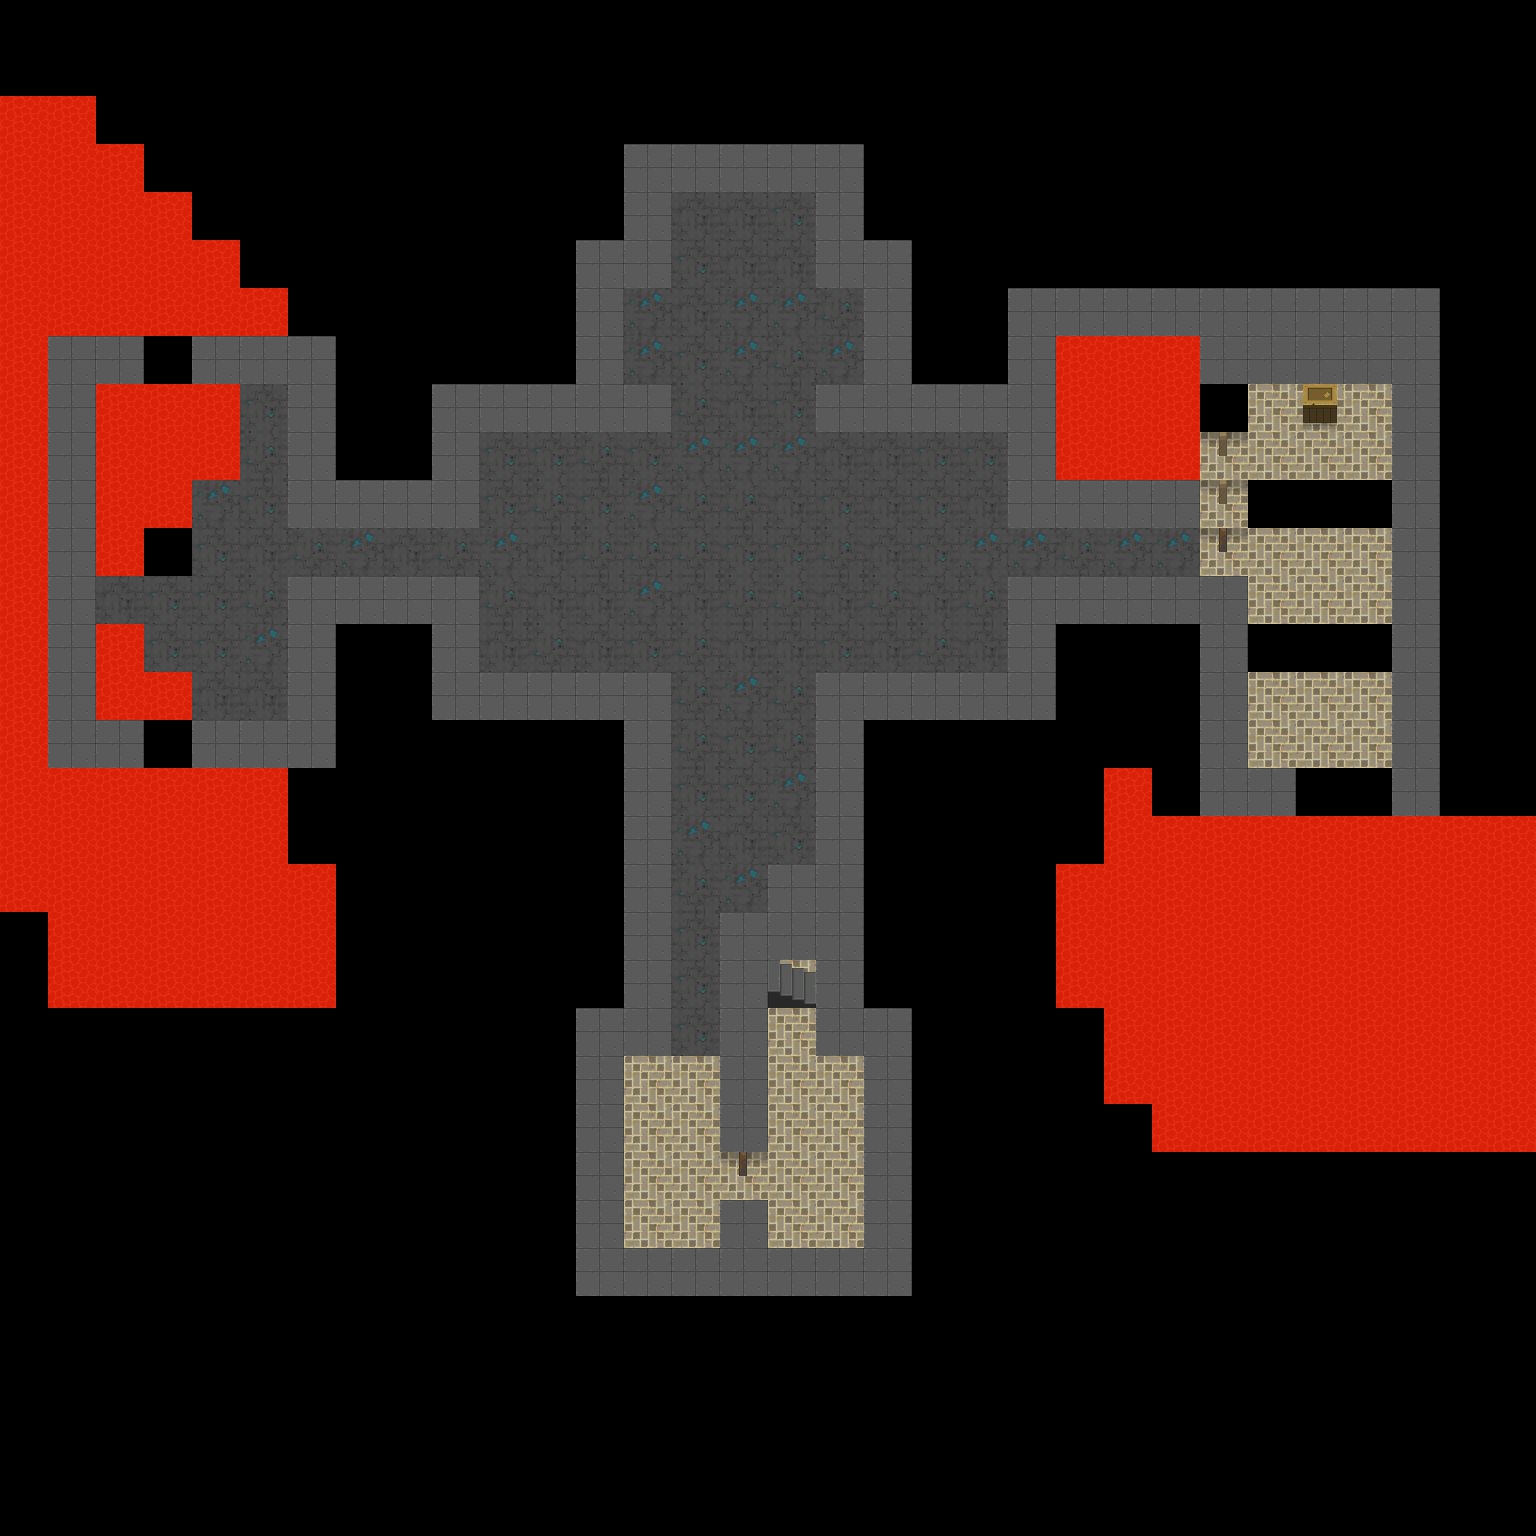

This game map was drawn from its Tiled (.tmx) file and the tilesets committed beside it. A one-line description and the trimmed map source follow:
An orthogonal 32x32 tile map with 48x48 px tiles, 10 tile layers (floor, floor 2, props, creature, ...), 2 tilesets and 4 objects (2x INNKEEPER, portal).

<map version="1.0" orientation="orthogonal" renderorder="right-down" width="32" height="32" tilewidth="48" tileheight="48" nextobjectid="11">
 <properties>
  <property name="startX" value="15" />
  <property name="startY" value="31" />
 </properties>
 <tileset firstgid="1" name="terrain" tilewidth="48" tileheight="48" tilecount="760" columns="20">
  <image source="uf_terrain.png" width="960" height="1824" />
  <tile id="115">
   <animation>
    <frame tileid="115" duration="500" />
    <frame tileid="116" duration="500" />
    <frame tileid="117" duration="500" />
    <frame tileid="118" duration="500" />
   </animation>
  </tile>
  <tile id="135">
   <animation>
    <frame tileid="135" duration="500" />
    <frame tileid="136" duration="500" />
    <frame tileid="137" duration="500" />
    <frame tileid="138" duration="500" />
   </animation>
  </tile>
  <tile id="155">
   <animation>
    <frame tileid="155" duration="500" />
    <frame tileid="156" duration="500" />
    <frame tileid="157" duration="500" />
    <frame tileid="158" duration="500" />
   </animation>
  </tile>
  <tile id="175">
   <animation>
    <frame tileid="175" duration="500" />
    <frame tileid="176" duration="500" />
    <frame tileid="177" duration="500" />
    <frame tileid="178" duration="500" />
   </animation>
  </tile>
  <tile id="195">
   <animation>
    <frame tileid="195" duration="300" />
    <frame tileid="196" duration="300" />
    <frame tileid="197" duration="300" />
    <frame tileid="198" duration="300" />
   </animation>
  </tile>
  <tile id="215">
   <animation>
    <frame tileid="215" duration="500" />
    <frame tileid="216" duration="500" />
    <frame tileid="217" duration="500" />
    <frame tileid="218" duration="500" />
   </animation>
  </tile>
  <tile id="644">
   <animation>
    <frame tileid="644" duration="200" />
    <frame tileid="645" duration="200" />
   </animation>
  </tile>
  <tile id="664">
   <animation>
    <frame tileid="664" duration="200" />
    <frame tileid="665" duration="200" />
   </animation>
  </tile>
  <tile id="672">
   <animation>
    <frame tileid="672" duration="750" />
    <frame tileid="673" duration="750" />
   </animation>
  </tile>
  <tile id="674">
   <animation>
    <frame tileid="674" duration="750" />
    <frame tileid="675" duration="750" />
   </animation>
  </tile>
 </tileset>
 <tileset firstgid="761" name="heroes" tilewidth="48" tileheight="48" tilecount="560" columns="40">
  <image source="uf_heroes.png" width="1920" height="672" />
 </tileset>
 <layer name="floor" width="32" height="32">
  <data>[1024 cells, 301 non-empty, 7 distinct tile ids]</data>
 </layer>
 <layer name="floor 2" width="32" height="32">
  <data>[1024 cells, 0 non-empty, 0 distinct tile ids]</data>
 </layer>
 <layer name="props" width="32" height="32">
  <data>[1024 cells, 149 non-empty, 3 distinct tile ids]</data>
 </layer>
 <layer name="creature" width="32" height="32">
  <data>[1024 cells, 0 non-empty, 0 distinct tile ids]</data>
 </layer>
 <layer name="water_edges" width="32" height="32">
  <data>[1024 cells, 0 non-empty, 0 distinct tile ids]</data>
 </layer>
 <layer name="shadows" width="32" height="32">
  <data>[1024 cells, 0 non-empty, 0 distinct tile ids]</data>
 </layer>
 <layer name="walls" width="32" height="32">
  <data>[1024 cells, 145 non-empty, 1 distinct tile ids]</data>
 </layer>
 <layer name="door" width="32" height="32">
  <data>[1024 cells, 4 non-empty, 2 distinct tile ids]</data>
 </layer>
 <layer name="torches" width="32" height="32">
  <data>[1024 cells, 0 non-empty, 0 distinct tile ids]</data>
 </layer>
 <layer name="webs" width="32" height="32">
  <data>[1024 cells, 0 non-empty, 0 distinct tile ids]</data>
 </layer>
 <objectgroup name="people">
  <object id="1" name="Jason" type="INNKEEPER" x="720" y="240" width="48" height="48">
   <properties>
    <property name="movement" value="FIXED" />
   </properties>
  </object>
  <object id="8" name="Jason" type="INNKEEPER" x="1344" y="432" width="48" height="48">
   <properties>
    <property name="movement" value="FIXED" />
   </properties>
  </object>
 </objectgroup>
 <objectgroup name="portals">
  <object id="10" name="BRITTANIA" type="portal" x="768" y="960" width="48" height="48">
   <properties>
    <property name="dx" value="7" />
    <property name="dy" value="2" />
   </properties>
  </object>
 </objectgroup>
 <objectgroup name="rooms">
  <object id="2" x="720" y="912">
   <polyline points="0,0 0,384 192,384 192,96 144,96 144,0 0,0" />
  </object>
 </objectgroup>
</map>
